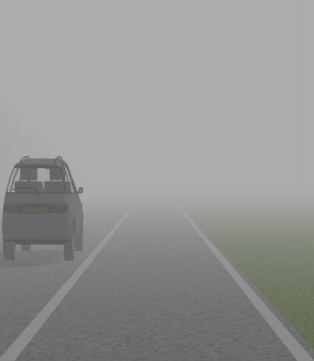
#> input picture testFog.png, 314 x 361 px
$ python RegionGrowingAlgorithm.py   (Python 2 division)
#> lines starting #> are read from the running program, lines starting #| are printed output that depends on the picture; after the words box and inside, x2 and y2 are one past the last pixel; in counts of white or black regions, pixels touching at a corner belong together
import cv2
import numpy as np

# [4 lines of commented-out code are left out]

# [66 lines left out: functions get3n, region_growing, on_mouse, not called in this run]
clicks = []

image = cv2.imread('testFog.png', 0)
#> image: shape (361, 314); min 89, max 177, mean 148.7
# image = cv2.resize(image , (0, 0), fx = 0.5, fy = 0.5)

heigh, width = image.shape[:2]
#> heigh = 361; width = 314
ret, img = cv2.threshold(image, 188, 255, cv2.THRESH_TRUNC)
cv2.imshow('img', img)

# [6 lines of commented-out code are left out]
edges = cv2.Canny(img, 10, 100)
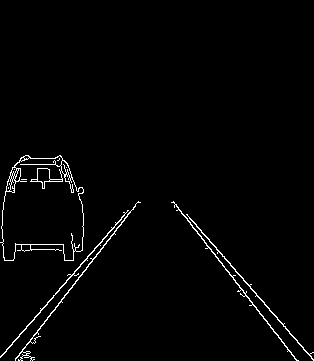
#> edges: shape (361, 314); 1.8% white in thin lines or dots, all inside (x1, y1, x2, y2) = (0, 155, 314, 361)

# image = cv2.resize(image , (0, 0), fx = 0.25, fy = 0.25)
# img = cv2.resize(img , (0, 0), fx = 0.25, fy = 0.25)
# edges = cv2.resize(edges , (0, 0), fx = 0.25, fy = 0.25)
cv2.imshow('edges', edges)

indices = np.where(edges == 255)
#> indices = 2087 positions, rows 155 to 360, columns 0 to 313
coordinates = zip(indices[0], indices[1])
#> coordinates = 2087 pairs, first value 155 to 360, second value 0 to 313
print coordinates
#> (printed output is left out)
for i in range(0, len(coordinates)):
    # print coordinates[i]
    y = coordinates[i][0]
    x = coordinates[i][1]
    # neu khong co buc anh lai
    img [min(y+1, 361-1),x] = 0
    # img[min(y+1, 361/2-1), x] = 0
    img[coordinates[i]] = 0
#> this loop made 2087 passes
#> y on passes 1 to 3: 155, 155, 155
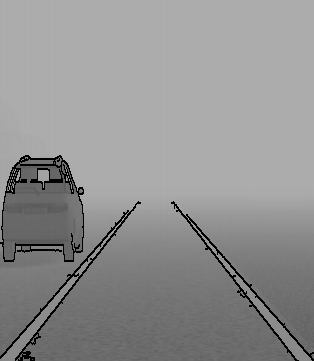
#> img: shape (361, 314); min 0, max 177, mean 145.1

cv2.namedWindow('Input')
cv2.setMouseCallback('Input', on_mouse, 0,)
cv2.imshow('Input', img)

cv2.waitKey(5000)
#> (the run stopped early here; a loop or call above may not have finished)
